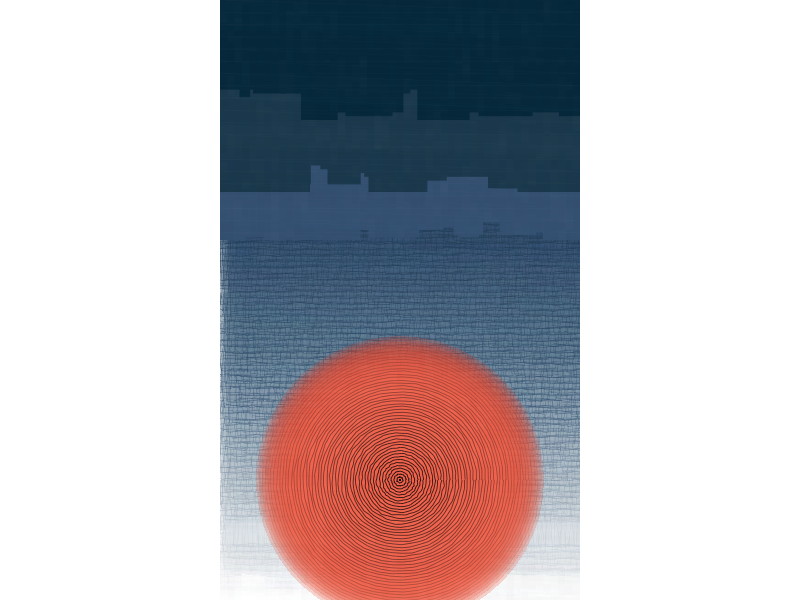

R code for this plot:
## ---- chunk 1
#=============================================================================#
#library Load-in---------------------------------------------------------------
#=============================================================================#
library(dplyr) #For data wrangling/manipulation
library(purrr) #For iterations/list handling
library(ggplot2) #For Plotting

#=============================================================================#
#Data and color Set up----------------------------------------------------------
#===========================================================================#

#Colors#
blues <- c("#06273A", "#1A374D", "#335172", "#6B869B", "#BFCBD3", "#FFFFFF")

red <- "#F1371B"
  
#Limit Setting#
xmin <- 0
ymin <- 0
xmax <-15
ymax <- 25

#Specs for grid data#

#Counts for the grid#
square_n <- 5
n <- 75

#grid transformations#
x_trans <- seq(xmin,xmax, length.out = 100)
y_trans <- seq(ymin,ymax, length.out = 100)

#grouping/color specs#
groupn_row <- length(x_trans) * square_n * length(y_trans)
color_n <- groupn_row/5
square_colors <- colorRampPalette(blues)(color_n)
border_colors <- map_chr(square_colors, ~colorRampPalette(c(.x, "#ffffff"))(10)[7])

#Grid compilation#
square <- tibble(x = c(0,1,1,0,0),
                 y = c(0,0,1,1,0))

square_row <- map_df(x_trans, ~square |>
                       mutate(x = x + .x))

square_grid <- map_df(y_trans, ~square_row |>
                        mutate(y = y + .x))

square_grid$fill <- rep(square_colors, each = 5)
square_grid$color <- rep(border_colors, each = 5)
square_grid$group <- rep(paste0("group", 1:color_n), each = 5)

#Polygon/building work#
level1 <- sample(seq(23,20, length.out = 20), n, replace = TRUE)
level2 <- sample(seq(20,17, length.out = 20), n, replace = TRUE)
level3 <- sample(seq(17,15, length.out = 20), n, replace = TRUE)
widths <- sample(seq(3,20, length.out = 30), (n*3), replace = TRUE)

#Setting up needed iteration options#
colors_n <- rep(blues[3:1], each = n)
levels_n <- c(level3, level2, level1)
starts <- sample(seq(xmin, xmax, length.out = 30), (n*3), replace = TRUE)

list_opts <- list(levels_n, widths, colors_n, starts)

#building compilation#
buildings <- pmap_df(list_opts, ~tibble(x = ..4,
                                        xend = x,
                                        y = ymax,
                                        yend = ..1,
                                        colors = ..3,
                                        size = ..2))

#Work for the red circle#

#Setting the angles of the circles#
theta <- seq(0, 2*pi, length.out = 50)

#Creating a base unit circle#
spiral <- tibble(x = cos(theta),
                 y = sin(theta))

#compilation or the red circle#
spiral_df <- map2_df(rev(colorRampPalette(c(red, "#ffffff", red, "#06273A"))(50)), seq(0,6, length.out = 50), ~spiral |>
                       mutate(x = x*.y + 7.5,
                              y = y * .y + 5,
                              group = paste0("group",.y),
                              fill = .x,
                              x = rev(x),
                              y = rev(y)))

#Texture overlay for the image#
texture <- tibble(expand.grid(x = seq(xmin,xmax, length.out = 50),
                           y = seq(ymin,ymax, length.out = 50)))




buildings |>
  ggplot(aes(x,xend = xend,y,yend = yend))+
  theme_void()+
  geom_polygon(data = square_grid, aes(x,y, group = group), 
               color = colorRampPalette(c("#ffffff",blues[3:1]))(nrow(square_grid)), 
               fill = rev(square_grid$fill), 
               inherit.aes = FALSE,
               linewidth = .1, 
               alpha = .2, 
               position = position_jitter(width = .1, height = .1)) +
  geom_segment(linewidth = buildings$size,
               color = buildings$colors)+
  geom_polygon(data = spiral_df, aes(x,y, group = group), 
               fill = spiral_df$fill, 
               inherit.aes = FALSE, alpha = .2)+
  geom_path(data = spiral_df, aes(x,y, group = group), 
            color = "#000000", 
            linewidth = .3, 
            position = position_jitter(width = .03, height = .02), 
            inherit.aes = FALSE, 
            alpha = seq(1,0, length.out = nrow(spiral_df)))+
  geom_path(data = texture, aes(x,y), 
            inherit.aes = FALSE, 
            color = sample(blues, nrow(texture), replace = TRUE), 
            linewidth = sample(seq(0,10, length.out = 30), nrow(texture), replace = TRUE), 
            alpha = .009)+
  geom_path(data = texture, aes(x,y), 
            inherit.aes = FALSE, 
            color = "#ffffff", 
            linewidth = .1, 
            alpha = .03)+
  coord_equal(xlim = c(xmin,xmax),
              ylim = c(ymin,ymax),
              expand = FALSE)

#To save the output:
# ggsave("07.png",
#        dpi = 300,
#        device = "png",
#        bg = "transparent")

